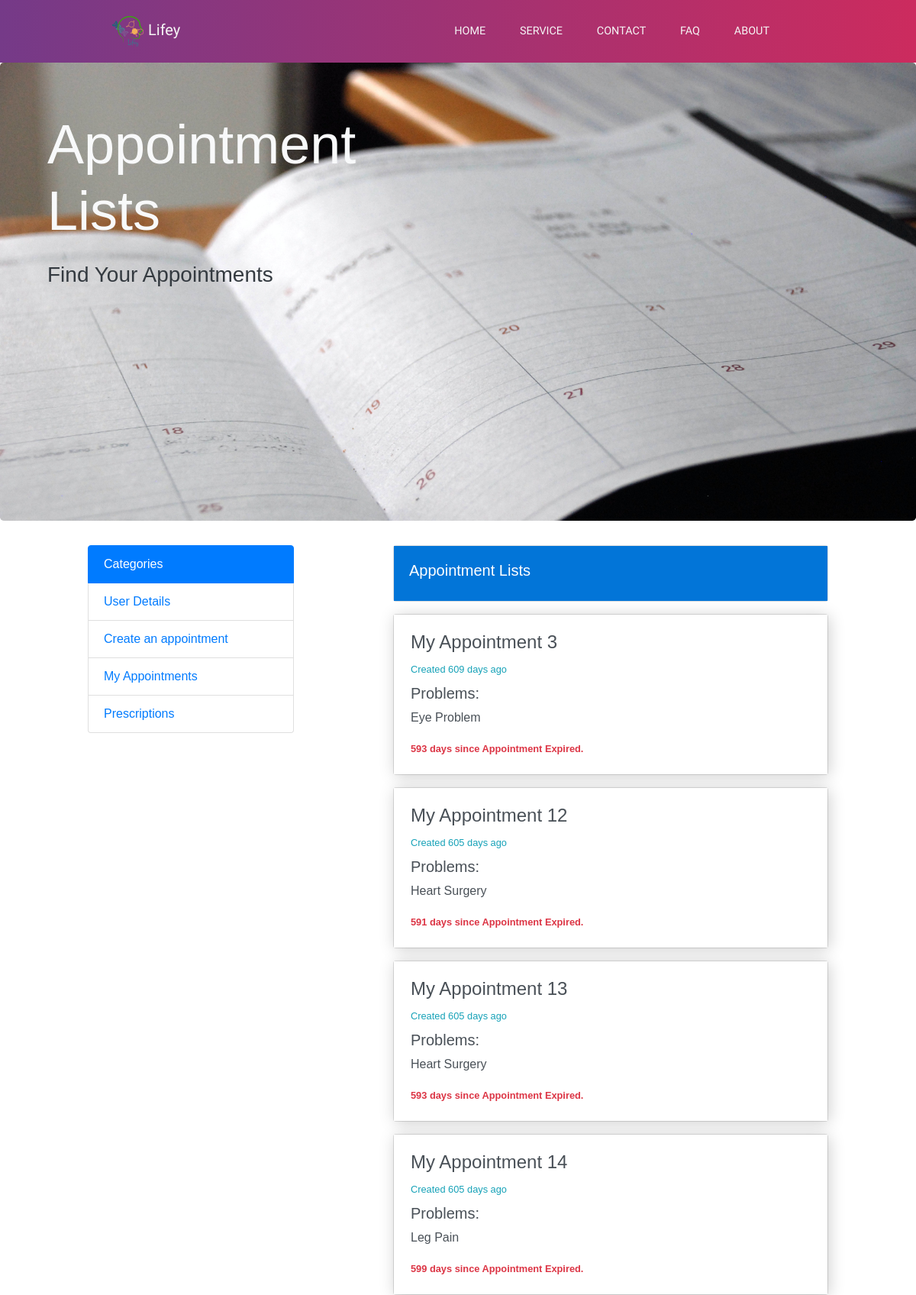
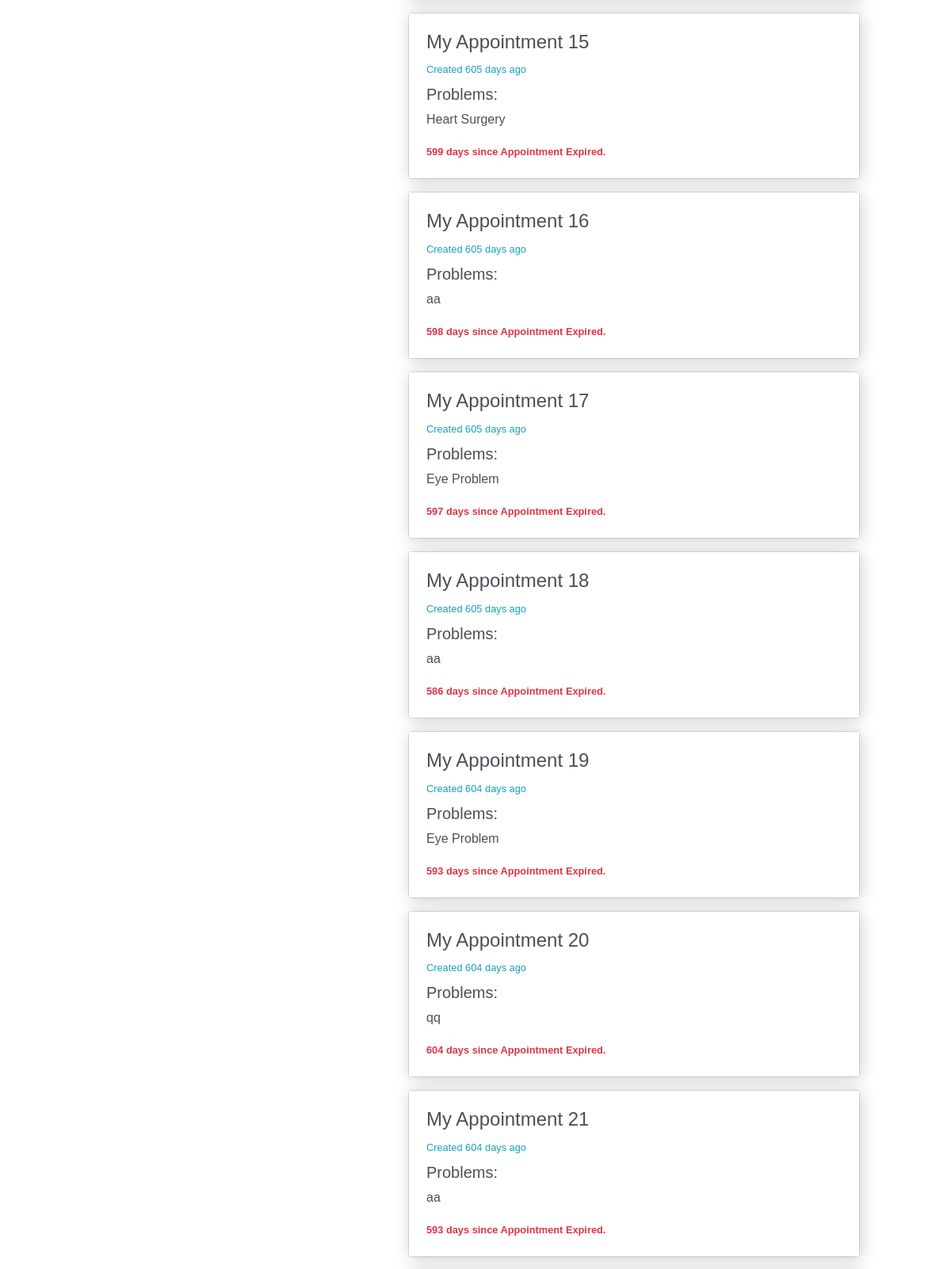
The app's page /lifey/pages/appointment_list.php (signed in, upper part) with its own data (2 pictures, top to bottom).
### tables this page shows
CREATE TABLE `appointment` (
  `ap_sl_no` int(11) NOT NULL,
  `userID` int(11) NOT NULL,
  `doctor_id` int(11) NOT NULL,
  `doctor_name` varchar(50) NOT NULL,
  `appointment_time` date NOT NULL,
  `consult_date` date NOT NULL,
  `consult_time` varchar(20) NOT NULL,
  `problems` varchar(200) NOT NULL
);

### lifey/pages/appointment_list.php (the view, shortened to what this page needs)
<?php require_once("Include/DB.php");
global $ConnectingDB;
?>
    <?php
$myquery ="SELECT * FROM images";
$runquery=mysqli_query($ConnectingDB,$myquery);
$resultCheck=mysqli_num_rows($runquery);
$image_url= array();
 if($resultCheck>0)
    {
        while($row=mysqli_fetch_assoc($runquery))
        {
            $image_url[] = $row['image_url'];
        }
 }
$myquery ="SELECT * FROM appointment where userID=".$_SESSION["User_Id"];
    $runquery=mysqli_query($ConnectingDB,$myquery);
    $resultCheck=mysqli_num_rows($runquery);
    ?>
<?php
include ('header.php');
?>
<div class="jumbotron" style="background:url('<?php echo $image_url[1]?>') no-repeat;background-size:cover;height:600px;">
   <div class="container">
   <div class="row align-items-center">
       <div class="col">
           <div class="col-4 text-light">
           <h2 class="display-3 mb-4">Appointment Lists</h2>
               <h3 class="bold mb-4 text-dark"><bold>Find Your Appointments</bold></h3>
       </div>
   </div>
   </div>
</div>
</div>
<div class="container-fluid">
<div class="row mb-5">
   <div class="col-md-1 "></div>
     <div class="col-md-3">
     <div class="list-group">
         <a href=" " class="list-group-item active">Categories</a>
         <a href="user_profile.php" class="list-group-item">User Details</a>
         <a href="appointment.php" class="list-group-item">Create an appointment</a>
         <a href="appointment_list.php" class="list-group-item">My Appointments</a>
         <a href="prescription.php" class="list-group-item">Prescriptions</a>
     </div>
    </div>
      <div class="col-md-1"></div>
   <div class="col-md-6">
       <div class="card">
             <div class="card-body" style="background-color:#0275d8;color:#fffff">
        <h5 style="color:white">Appointment Lists</h5>
        </div>
           </div>
          <?php
            $i=0;
             if($resultCheck>0)
    {
        while($row=mysqli_fetch_assoc($runquery))
        {
$now = time();
$appointment_date = strtotime($row['appointment_time']);
$consult_date= strtotime($row['consult_date']);
$datediff = $now - $appointment_date;
$dateRemaining = $consult_date -$now;
$dateRemaining= round($dateRemaining / (60 * 60 * 24));
           ?>
          <div class="card mt-3">
           <div class="card-body card-effect">
        <div>
            <a class="list-group-item-action" id="<?php echo $i ?>" onclick="myFunction('<?php echo $i ?>')" href="#bannerformmodal" data-toggle="modal" data-target="#bannerformmodal">
                <div>
                <h4>My Appointment <?php echo $row['ap_sl_no']?></h4>
                <small class="text-info">Created <?php echo round($datediff / (60 * 60 * 24));?> days ago</small>
                <h5 class="mt-2"><bold>Problems:</bold></h5>
                </div>
                <p><?php echo $row['problems']?></p>
                <?php
                if($dateRemaining>=0)
                {
                    ?>
                <small class="text-success"><strong><?php echo $dateRemaining ?> days remaining to Consult.</strong></small>
              <?php
                }
               else
               {
                  $dateRemaining*=-1;
                    ?>
                  <small class="text-danger"><strong><?php echo $dateRemaining ?> days  since Appointment Expired.</strong></small>
             <?php
                    }
             ?>
               </a>
        </div>
       </div>
       </div>
       <?php
            $i++;
            }
         }
            ?>
    </div>
<?php
include ('footer.php');
?>

### lifey/css/custom/register_login.css (style rules this page uses)
:root { --font-ubuntu: 'Ubuntu', monospace; --color-border: #e5e5e5; }

### lifey/css/custom/navbar_footer.css (style rules this page uses)
* { box-sizing: border-box; }
:root { --Sniglet-font: "Sniglet", cursive; --Rubik: "Rubik", cursive; --Patua: "Patua One", cursive; --Lobster: "lobster", cursive; --light-black: #2e2c2caf; --bggradient: -webkit-linear-gradient(to right, #753a88, #cc2b5e); --bggradient: linear-gradient(to right, #753a88, #cc2b5e); --light-gray: rgba(255, 255, 255, 0.877); }

### lifey/css/custom/user_toggle.css (style rules this page uses)
* { margin: 0; padding: 0; font-family: 'poppins',sans-serif; }

### lifey/pages/appointment_list.php (style rules this page uses)
.card-effect { border:2px solid white; padding: 20px; box-shadow: 2px 2px 20px rgba(0,0,0,0.2); }

### records on screen
appointment: ap_sl_no "3", problems "Eye Problem", dateRemaining "593"
appointment: ap_sl_no "12", problems "Heart Surgery", dateRemaining "591"
appointment: ap_sl_no "13", problems "Heart Surgery", dateRemaining "593"
appointment: ap_sl_no "14", problems "Leg Pain", dateRemaining "599"
appointment: ap_sl_no "15", problems "Heart Surgery", dateRemaining "599"
appointment: ap_sl_no "16", problems "aa", dateRemaining "598"
appointment: ap_sl_no "17", problems "Eye Problem", dateRemaining "597"
appointment: ap_sl_no "18", problems "aa", dateRemaining "586"
appointment: ap_sl_no "19", problems "Eye Problem", dateRemaining "593"
appointment: ap_sl_no "20", problems "qq", dateRemaining "604"
appointment: ap_sl_no "21", problems "aa", dateRemaining "593"
